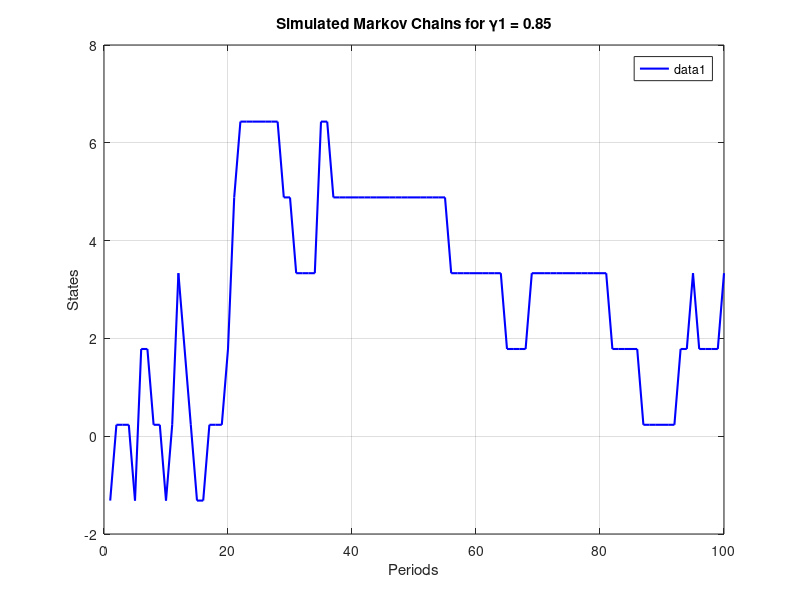
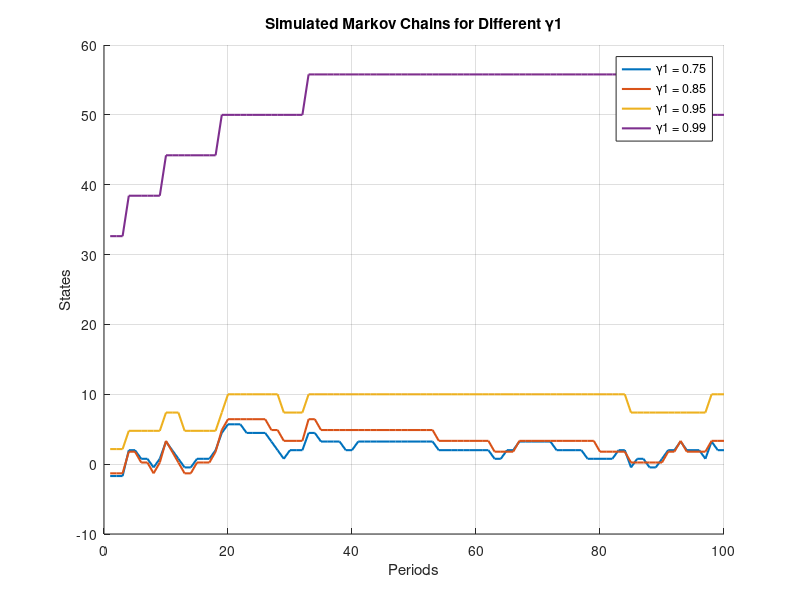

Reproduce these figures in MATLAB, in order.

% Question 3 

% Parameters
n = 7; % Number of states
sigma = 1; % Standard deviation of the error term
seed = 2025; % Seed for simulation
T = 100; % Number of periods to simulate

function [y, P] = rouwenhorst(n, gamma1, sigma)
    s = sigma * (sqrt((n - 1) / (1 - gamma1^2)));
    mu = 0.5 / (1 - gamma1);
    y = linspace(mu - s, mu + s, n);
    
    if n == 2
        P = [(1 + gamma1) / 2, (1 - gamma1) / 2;
             (1 - gamma1) / 2, (1 + gamma1) / 2];
    else
        [~, Q] = rouwenhorst(n - 1, gamma1, sigma);
        P = ((1 + gamma1) / 2) * [Q, zeros(n-1, 1); zeros(1, n)];
        P = P + ((1 - gamma1) / 2) * [zeros(n-1, 1), Q; zeros(1, n)];
        P = P + ((1 - gamma1) / 2) * [zeros(1, n); Q, zeros(n-1, 1)];
        P = P + ((1 + gamma1) / 2) * [zeros(1, n); zeros(n-1, 1), Q];
       P(2:end-1, :) = P(2:end-1, :) / 2;
    end
end

% (b) γ1 = 0.85
gamma1_b = 0.85;
[y_b, P_b] = rouwenhorst(n, gamma1_b, sigma);
disp('Transition Matrix (γ1 = 0.85):');
disp(P_b);
disp('State Vector (γ1 = 0.85):');
disp(y_b);

% Simulation function
function y = simulate(grid, pmat, T)
    n = size(grid, 1);
    state0 = randsample(n, 1);
    cmat = cumsum(pmat, 2);
    y = zeros(1, T); 
    for i = 1:T
        y(i) = grid(state0); 
        state1 = find(rand <= cmat(state0, :));
        if ~isempty(state1)
            state0 = state1(1);
        else
        end
    end
end

rng(2025); % Set seed
y_value = simulate(y_b, P_b, T);
figure;
plot(1:T, y_value, 'b', 'LineWidth', 1.5);
title('Simulated Markov Chains for γ1 = 0.85');
xlabel('Periods');
ylabel('States');
legend('Location', 'best');
grid on;

% (d) Repeat (c) for γ1 = 0.75, 0.85, 0.95, 0.99
gamma1_values = [0.75, 0.85, 0.95, 0.99];
figure;
hold on;

for i = 1:length(gamma1_values)
    gamma1_d = gamma1_values(i);
    [y_d, P_d] = rouwenhorst(n, gamma1_d, sigma);
    rng(seed); % Reset seed for each simulation
    state0 = randi(n); % Use same initial state for each gamma
    y_values_d = simulate(y_d, P_d, T);
    plot(1:T, y_values_d, 'LineWidth', 1.5);
end

title('Simulated Markov Chains for Different γ1');
xlabel('Periods');
ylabel('States');
legend('γ1 = 0.75', 'γ1 = 0.85', 'γ1 = 0.95', 'γ1 = 0.99', 'Location', 'best');
grid on;
hold off;